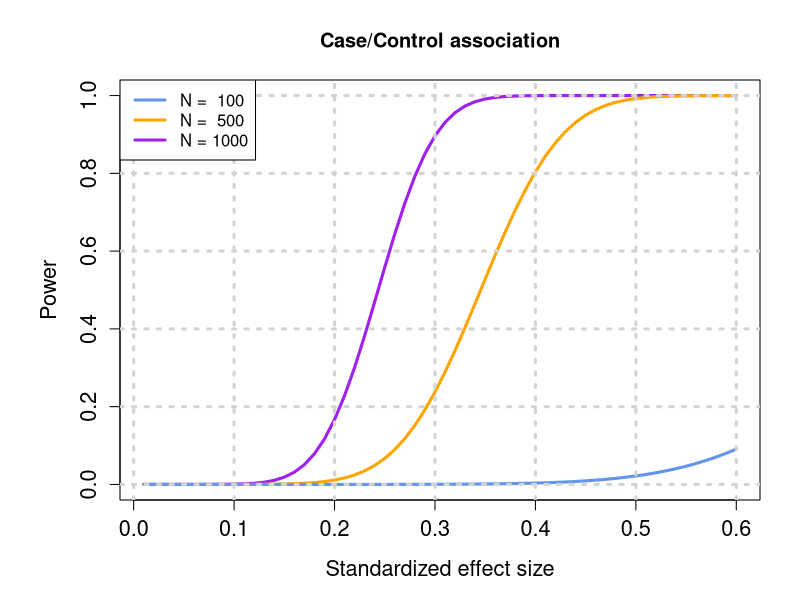

Write the R code that produced this figure.

## Power Calculations for EWAS

library(pwr)

n.meth.psets = 850000
alpha = .05
#case/con effect size detectable at N=500 
out.cascon = pwr.t.test(n = 500, sig.level = alpha / n.meth.psets, power = .8, type = "two.sample")
paste("Powered to detect standardized effect size of", round(out.cascon$d, 2))


#power curves for N=100, N=500, N=1000 

x <- seq(0.01,0.6,by=0.01)
y100 <- sapply(x,  function(z){pwr.t.test(n = 100, sig.level = alpha / n.meth.psets, d = z, type = "two.sample")$power})
y500 <- sapply(x, function(z){pwr.t.test(n = 500, sig.level = alpha / n.meth.psets, d = z, type = "two.sample")$power})
y1000 <- sapply(x, function(z){pwr.t.test(n = 1000, sig.level = alpha / n.meth.psets, d = z, type = "two.sample")$power})

par(mar=c(5,6,4,2))
plot(x,y1000,type="l", xlab="Standardized effect size", ylab="Power", main="Case/Control association", col="purple", cex.lab=1.3, cex.axis=1.3, lwd=3)
lines(x,y500,xlab="Standardized effect size", ylab="Power", main="Case/Control association", col="orange", cex.lab=1.3, cex.axis=1.3, lwd=3)
lines(x,y100,xlab="Standardized effect size", ylab="Power", main="Case/Control association, N = 500", col="cornflowerblue", cex.lab=1.3, cex.axis=1.3, lwd=3)
grid(lwd=3)

legend("topleft", legend=c("N =  100", "N =  500", "N = 1000"), col=c("cornflowerblue", "orange", "purple"), lty=1, lwd=3, bg="white")
